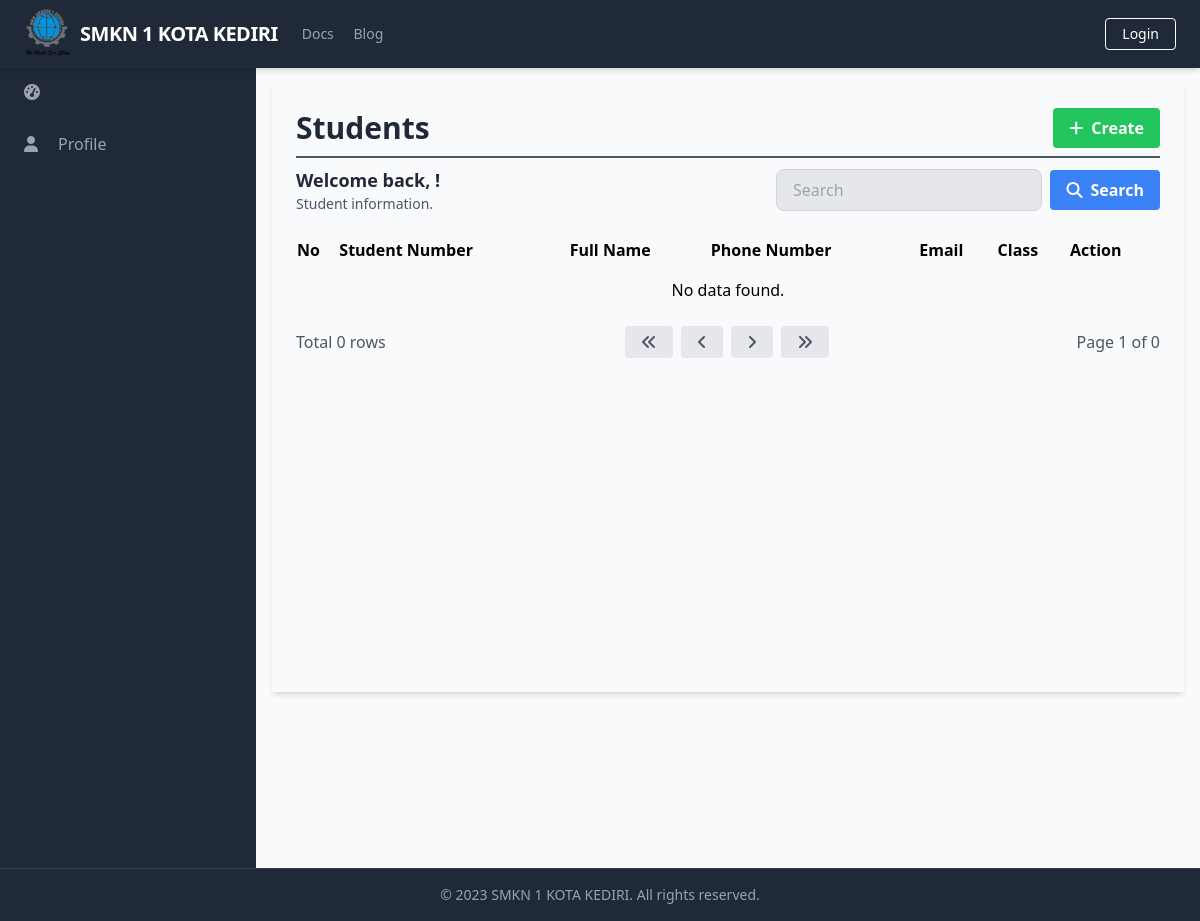
Before: /manage_students/manage_students_list.php with the older database file.
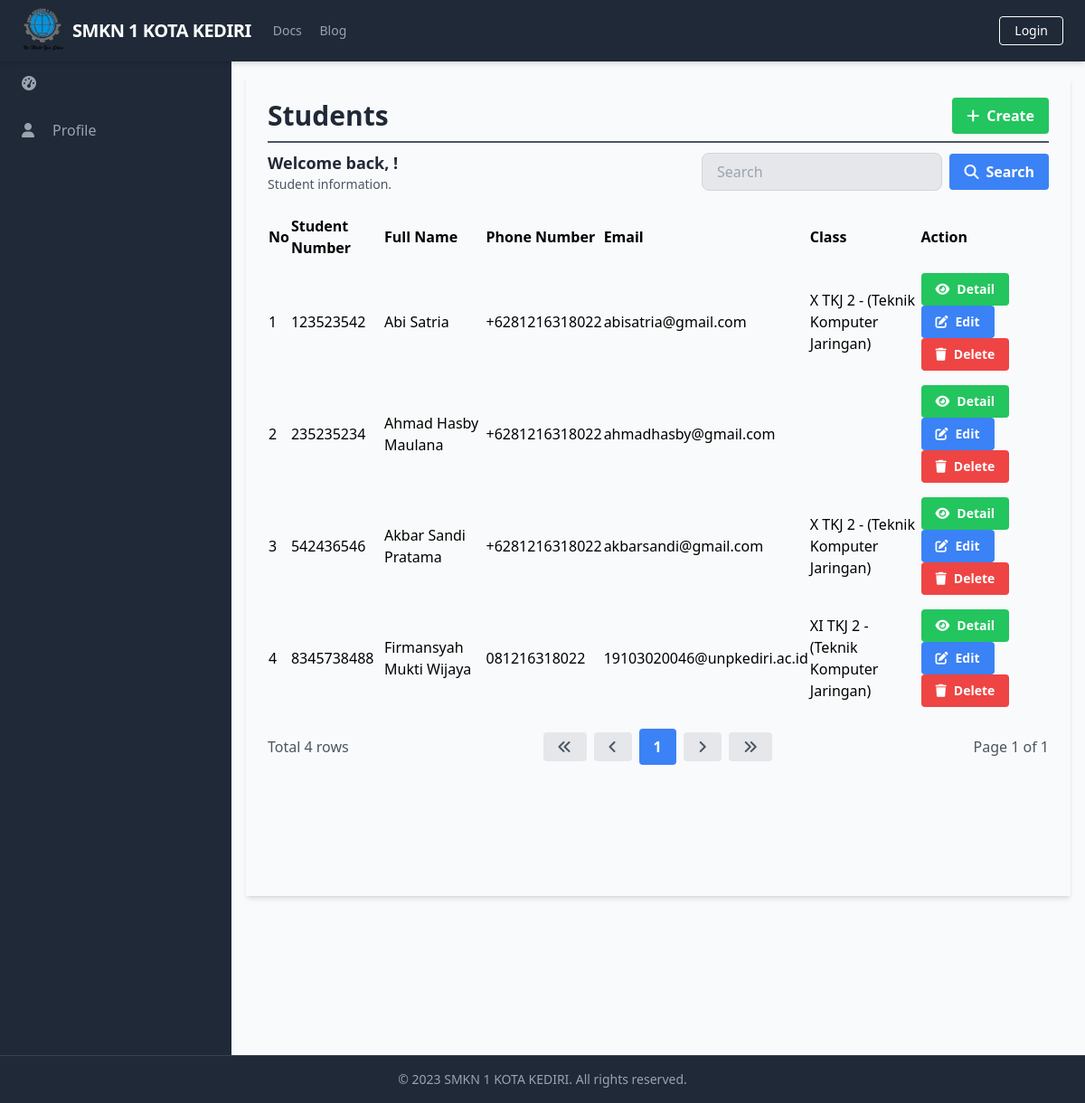
After: the same page with the newer database file.
### tables this page shows
CREATE TABLE `Students` (
  `StudentID` int(11) NOT NULL,
  `StudentNumber` varchar(20) DEFAULT NULL,
  `Religion` varchar(20) DEFAULT NULL,
  `ParentGuardianFullName` varchar(100) DEFAULT NULL,
  `ParentGuardianAddress` varchar(256) DEFAULT NULL,
  `ParentGuardianPhoneNumber` varchar(20) DEFAULT NULL,
  `ParentGuardianEmail` varchar(100) DEFAULT NULL,
  `ClassID` int(11) DEFAULT NULL,
  `UserID` int(11) DEFAULT NULL
);

CREATE TABLE `Users` (
  `UserID` int(11) NOT NULL,
  `Username` varchar(50) NOT NULL,
  `Password` varchar(255) NOT NULL,
  `Email` varchar(100) NOT NULL,
  `FullName` varchar(100) DEFAULT NULL,
  `DateOfBirth` date DEFAULT NULL,
  `Gender` varchar(10) DEFAULT NULL,
  `Address` text DEFAULT NULL,
  `PhoneNumber` varchar(20) DEFAULT NULL,
  `RoleID` int(11) DEFAULT NULL,
  `AccountCreationDate` timestamp NOT NULL DEFAULT current_timestamp() ON UPDATE current_timestamp(),
  `LastLogin` datetime DEFAULT NULL,
  `AccountStatus` varchar(20) DEFAULT NULL,
  `ProfilePictureURL` varchar(255) DEFAULT NULL,
  `ActivationStatus` varchar(20) DEFAULT NULL
);

CREATE TABLE `Classes` (
  `ClassID` int(11) NOT NULL,
  `ClassName` varchar(50) DEFAULT NULL,
  `EducationLevel` varchar(20) DEFAULT NULL,
  `HomeroomTeacher` varchar(50) DEFAULT NULL,
  `Curriculum` varchar(50) DEFAULT NULL,
  `AcademicYear` varchar(20) DEFAULT NULL,
  `ClassCode` varchar(20) DEFAULT NULL
);

### database/connection.php (called while the page is built, shortened)
<?php
$baseUrl = "http://localhost/final_project_aziz_2023/";
$baseTitle = "SMKN 1 KOTA KEDIRI";
$baseLogoUrl = "http://localhost/final_project_aziz_2023/static/logo.png";

### public/manage_students/manage_students_list.php (the view, shortened to what this page needs)
<?php
require_once('../../database/connection.php');
?>
<?php include_once('../components/header.php'); ?>
<div class="h-screen flex flex-col">
  <?php include('../components/navbar.php'); ?>
  <div class="flex-grow bg-gray-50 flex flex-row shadow-md">
    <?php include('../components/sidebar.php'); ?>
    <main class="bg-gray-50 flex flex-col flex-1 overflow-y-scroll h-screen flex-shrink-0 sc-hide pb-40">
      <div class="flex items-start justify-start p-6 shadow-md m-4 flex-1 flex-col">
        <div class="flex flex-row justify-between items-center w-full border-b-2 border-gray-600 mb-2 pb-2">
          <h1 class="text-3xl text-gray-800 font-semibold w-full">Students</h1>
          <div class="flex flex-row justify-end items-center">
            <a href="<?php echo $baseUrl; ?>public/manage_students/manage_students_create.php" class="bg-green-500 hover-bg-green-700 text-white font-bold py-2 px-4 rounded inline-flex items-center">
              <i class="fas fa-plus mr-2"></i>
              <span>Create</span>
            </a>
          </div>
        </div>
        <div class="flex flex-col w-full">
          <div class="flex flex-row justify-between items-center w-full mb-2 pb-2">
            <div>
              <h2 class="text-lg text-gray-800 font-semibold">Welcome back, <?php echo $_SESSION['FullName']; ?>!</h2>
              <p class="text-gray-600 text-sm">Student information.</p>
            </div>
            <form class="flex items-center justify-end space-x-2 w-96">
              <input type="text" name="search" class="bg-gray-200 focus-bg-white focus-outline-none border border-gray-300 rounded-lg py-2 px-4 block w-full appearance-none leading-normal" placeholder="Search" value="<?php echo isset($_GET['search']) ? $_GET['search'] : ''; ?>">
              <button type="submit" class="bg-blue-500 hover-bg-blue-700 text-white font-bold py-2 px-4 rounded space-x-2 inline-flex items-center">
                <i class="fas fa-search"></i>
                <span>Search</span>
              </button>
            </form>
          </div>
          <table class="min-w-full">
            <thead>
              <tr>
                <th class="text-left py-2">No</th>
                <th class="text-left py-2">Student Number</th>
                <th class="text-left py-2">Full Name</th>
                <th class="text-left py-2">Phone Number</th>
                <th class="text-left py-2">Email</th>
                <th class="text-left py-2">Class</th>
                <th class="text-left py-2">Action</th>
              </tr>
            </thead>
            <tbody>
              <?php
              $searchTerm = isset($_GET['search']) ? $_GET['search'] : '';
              $page = isset($_GET['page']) ? $_GET['page'] : 1;
              $query = "SELECT Students.StudentID, Students.StudentNumber, Users.FullName, Users.PhoneNumber, Users.Email, Classes.ClassName
                        FROM Students
                        INNER JOIN Users ON Students.UserID = Users.UserID
                        LEFT JOIN Classes ON Students.ClassID = Classes.ClassID
                        WHERE Students.StudentNumber LIKE '%$searchTerm%'
                        OR Users.FullName LIKE '%$searchTerm%'
                        OR Users.PhoneNumber LIKE '%$searchTerm%'
                        OR Users.Email LIKE '%$searchTerm%'
                        LIMIT 15 OFFSET " . ($page - 1) * 15;
              $result = $conn->query($query);
              $queryCount = "SELECT COUNT(*) AS count
                             FROM Students
                             INNER JOIN Users ON Students.UserID = Users.UserID
                             LEFT JOIN Classes ON Students.ClassID = Classes.ClassID
                             WHERE Students.StudentNumber LIKE '%$searchTerm%'";
              $resultCount = $conn->query($queryCount);
              $rowCount = $resultCount->fetch_assoc()['count'];
              $totalPage = ceil($rowCount / 15);
              $no = 1;
              while ($row = $result->fetch_assoc()) {
              ?>
                <tr>
                  <td class="py-2"><?php echo $no++; ?></td>
                  <td class="py-2"><?php echo $row['StudentNumber']; ?></td>
                  <td class="py-2"><?php echo $row['FullName']; ?></td>
                  <td class="py-2"><?php echo $row['PhoneNumber']; ?></td>
                  <td class="py-2"><?php echo $row['Email']; ?></td>
                  <td class="py-2"><?php echo $row['ClassName']; ?></td>
                  <td class='py-2'>
                    <a href="<?php echo $baseUrl; ?>public/manage_students/manage_students_detail.php?id=<?php echo $row['StudentID'] ?>" class='bg-green-500 hover-bg-green-700 text-white font-bold py-2 px-4 rounded inline-flex items-center text-sm'>
                      <i class='fas fa-eye mr-2'></i>
                      <span>Detail</span>
                    </a>
                    <a href="<?php echo $baseUrl; ?>public/manage_students/manage_students_update.php?id=<?php echo $row['StudentID'] ?>" class='bg-blue-500 hover-bg-blue-700 text-white font-bold py-2 px-4 rounded inline-flex items-center text-sm'>
                      <i class='fas fa-edit mr-2'></i>
                      <span>Edit</span>
                    </a>
                    <a href="#" onclick="confirmDelete(<?php echo $row['StudentID']; ?>)" class='bg-red-500 hover-bg-red-700 text-white font-bold py-2 px-4 rounded inline-flex items-center text-sm'>
                      <i class='fas fa-trash mr-2'></i>
                      <span>Delete</span>
                    </a>
                  </td>
                </tr>
              <?php
              }
              if ($result->num_rows === 0) {
              ?>
                <tr>
                  <td colspan="7" class="py-2 text-center">No data found.</td>
                </tr>
              <?php
              }
              ?>
            </tbody>
          </table>
          <div class="flex flex-row justify-between items-center w-full mt-4">
            <div class="flex flex-row justify-start items-center">
              <span class="text-gray-600">Total <?php echo $rowCount; ?> rows</span>
            </div>
            <div class="flex flex-row justify-end items-center space-x-2">
              <a href="?page=1&search=<?php echo $searchTerm; ?>" class="bg-gray-200 hover-bg-gray-300 text-gray-600 font-bold py-2 px-4 rounded inline-flex items-center">
                <i class="fas fa-angle-double-left"></i>
              </a>
              <a href="?page=<?php if ($page == 1) {
                                echo $page;
                              } else {
                                echo $page - 1;
                              } ?>&search=<?php echo $searchTerm; ?>" class="bg-gray-200 hover-bg-gray-300 text-gray-600 font-bold py-2 px-4 rounded inline-flex items-center">
                <i class="fas fa-angle-left"></i>
              </a>
              <?php
              $startPage = $page - 2;
              $endPage = $page + 2;
              if ($startPage < 1) {
                $endPage += abs($startPage) + 1;
                $startPage = 1;
              }
              if ($endPage > $totalPage) {
                $startPage -= $endPage - $totalPage;
                $endPage = $totalPage;
              }
              if ($startPage < 1) {
                $startPage = 1;
              }
              for ($i = $startPage; $i <= $endPage; $i++) {
                if ($i == $page) {
                  echo "<a href='?page=$i&search=$searchTerm' class='bg-blue-500 hover-bg-blue-700 text-white font-bold py-2 px-4 rounded inline-flex items-center'>$i</a>";
                } else {
                  echo "<a href='?page=$i&search=$searchTerm' class='bg-gray-200 hover-bg-gray-300 text-gray-600 font-bold py-2 px-4 rounded inline-flex items-center'>$i</a>";
                }
              }
              ?>
              <a href="?page=<?php if ($page == $totalPage) {
                                echo $page;
                              } else {
                                echo $page + 1;
                              } ?>&search=<?php echo $searchTerm; ?>" class="bg-gray-200 hover-bg-gray-300 text-gray-600 font-bold py-2 px-4 rounded inline-flex items-center">
                <i class="fas fa-angle-right"></i>
              </a>
              <a href="?page=<?php echo $totalPage; ?>&search=<?php echo $searchTerm; ?>" class="bg-gray-200 hover-bg-gray-300 text-gray-600 font-bold py-2 px-4 rounded inline-flex items-center">
                <i class="fas fa-angle-double-right"></i>
              </a>
            </div>
            <div class="flex flex-row justify-end items-center ml-2">
              <span class="text-gray-600">Page <?php echo $page; ?> of <?php echo $totalPage; ?></span>
            </div>
          </div>
        </div>
    </main>
  </div>
  <?php include('../components/footer.php'); ?>
</div>
</body>
</html>

### public/components/header.php (shortened to what this page needs)
<!DOCTYPE html>
<html lang="en">
<head>
    <link rel="stylesheet" href="<?php echo $baseUrl; ?>dist/output.css">
    <link rel="stylesheet" href="https://cdn.jsdelivr.net/npm/sweetalert2@11/dist/sweetalert2.min.css">
</head>
<body class="overflow-hidden">

### public/components/navbar.php (shortened to what this page needs)
<nav class="flex items-center justify-between flex-wrap bg-gray-800 py-2 px-6 shadow-md sticky top-0">
    <div class="flex items-center flex-shrink-0 text-white mr-6 ">
        <a href="<?php echo $baseUrl; ?>public/index.php" class="flex items-center space-x-2">
            <img src="<?php echo $baseLogoUrl; ?>" alt="Logo" class="w-12" />
            <span class="font-semibold text-xl tracking-tight"><?php echo $baseTitle; ?></span>
        </a>
    </div>
    <div class="w-full block flex-grow lg:flex lg:items-center lg:w-auto">
        <div class="text-sm lg:flex-grow">
            <a href="#responsive-header" class="block mt-4 lg:inline-block lg:mt-0 text-gray-400 hover:text-white mr-4">
                Docs
            </a>
            <a href="#responsive-header" class="block mt-4 lg:inline-block lg:mt-0 text-gray-400 hover:text-white">
                Blog
            </a>
        </div>
        <div>
            <?php
            if (isset($_SESSION['UserID'])) {
                echo '<a href="javascript:void(0);" onclick="confirmLogout()" class="inline-block text-sm px-4 py-2 leading-none border rounded text-white border-white hover:border-transparent hover:text-gray-500 hover:bg-white mt-4 lg:mt-0">Logout</a>';
            } else {
                echo '<a href="login.php" class="inline-block text-sm px-4 py-2 leading-none border rounded text-white border-white hover:border-transparent hover:text-gray-500 hover:bg-white mt-4 lg:mt-0">Login</a>';
            }
            ?>
        </div>
    </div>
</nav>

### public/components/sidebar.php (shortened to what this page needs)
<aside class="bg-gray-800 text-white w-64 overflow-y-scroll h-screen flex-shrink-0 sc-hide">
    <ul class="text-gray-400">
        <li class="px-6 py-4 hover:bg-gray-700 cursor-pointer space-x-2 flex items-center">
            <i class="fas fa-tachometer-alt mr-3"></i>
        </li>
        <li class="px-6 py-4 hover-bg-gray-700 cursor-pointer space-x-2 flex items-center">
            <i class="fas fa-user mr-3"></i>
            <a href="../profiles/profile.php">Profile</a>
        </li>
    </ul>
    <hr class="mt-60 border-transparent">
</aside>

### public/components/footer.php (shortened to what this page needs)
<footer class="bg-gray-800 text-gray-400 py-4 shadow-md mt-auto sticky bottom-0 border-t border-gray-700">
    <div class="container mx-auto text-center text-sm">
        <p>&copy; 2023 <?php echo $baseTitle; ?>. All rights reserved.</p>
    </div>
</footer>

Changed rows visible on the page:
added students: StudentNumber "123523542", UserID.FullName "Abi Satria", UserID.PhoneNumber "+6281216318022", UserID.Email "abisatria@gmail.com", ClassID.ClassName "X TKJ 2 - (Teknik Komputer Jaringan)"
added students: StudentNumber "235235234", UserID.FullName "Ahmad Hasby Maulana", UserID.PhoneNumber "+6281216318022", UserID.Email "ahmadhasby@gmail.com"
added students: StudentNumber "542436546", UserID.FullName "Akbar Sandi Pratama", UserID.PhoneNumber "+6281216318022", UserID.Email "akbarsandi@gmail.com", ClassID.ClassName "X TKJ 2 - (Teknik Komputer Jaringan)"
added students: StudentNumber "8345738488", UserID.FullName "Firmansyah Mukti Wijaya", UserID.PhoneNumber "081216318022", UserID.Email "19103020046@unpkediri.ac.id", ClassID.ClassName "XI TKJ 2 - (Teknik Komputer Jaringan)"
Other visible differences:
$rowCount: "0" → "4"
$totalPage: "0" → "1"
new list line: "1"
text no longer shown: "No data found."
